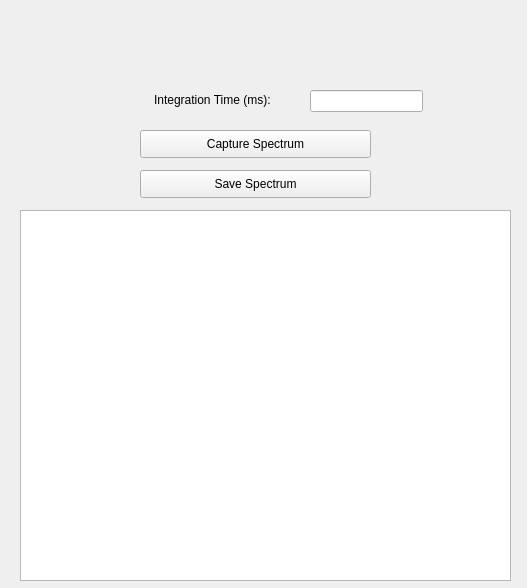
<?xml version="1.0" encoding="UTF-8"?>
<ui version="4.0">
 <class>Form</class>
 <widget class="QWidget" name="Form">
  <property name="geometry">
   <rect>
    <x>0</x>
    <y>0</y>
    <width>527</width>
    <height>588</height>
   </rect>
  </property>
  <property name="windowTitle">
   <string>Form</string>
  </property>
  <widget class="QLabel" name="int_time_label">
   <property name="geometry">
    <rect>
     <x>154</x>
     <y>90</y>
     <width>131</width>
     <height>20</height>
    </rect>
   </property>
   <property name="text">
    <string>Integration Time (ms):</string>
   </property>
  </widget>
  <widget class="QLineEdit" name="intTimeInput">
   <property name="geometry">
    <rect>
     <x>310</x>
     <y>90</y>
     <width>113</width>
     <height>22</height>
    </rect>
   </property>
  </widget>
  <widget class="QPushButton" name="startButton">
   <property name="geometry">
    <rect>
     <x>140</x>
     <y>130</y>
     <width>231</width>
     <height>28</height>
    </rect>
   </property>
   <property name="text">
    <string>Capture Spectrum</string>
   </property>
  </widget>
  <widget class="QPushButton" name="stopButton">
   <property name="geometry">
    <rect>
     <x>140</x>
     <y>170</y>
     <width>231</width>
     <height>28</height>
    </rect>
   </property>
   <property name="text">
    <string>Save Spectrum</string>
   </property>
  </widget>
  <widget class="QGraphicsView" name="plot_graph">
   <property name="geometry">
    <rect>
     <x>20</x>
     <y>210</y>
     <width>491</width>
     <height>371</height>
    </rect>
   </property>
  </widget>
 </widget>
 <resources/>
 <connections/>
</ui>
